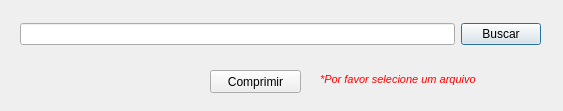
<?xml version="1.0" encoding="UTF-8"?>
<ui version="4.0">
 <class>Codificar</class>
 <widget class="QDialog" name="Codificar">
  <property name="geometry">
   <rect>
    <x>0</x>
    <y>0</y>
    <width>563</width>
    <height>111</height>
   </rect>
  </property>
  <property name="windowTitle">
   <string>Dialog</string>
  </property>
  <property name="windowIcon">
   <iconset>
    <normaloff>:/images/icon.png</normaloff>:/images/icon.png</iconset>
  </property>
  <widget class="QWidget" name="layoutWidget">
   <property name="geometry">
    <rect>
     <x>20</x>
     <y>20</y>
     <width>521</width>
     <height>29</height>
    </rect>
   </property>
   <layout class="QHBoxLayout" name="horizontalLayout">
    <item>
     <widget class="QLineEdit" name="inputFile">
      <property name="text">
       <string/>
      </property>
     </widget>
    </item>
    <item>
     <widget class="QPushButton" name="browseButton">
      <property name="text">
       <string>Buscar</string>
      </property>
     </widget>
    </item>
   </layout>
  </widget>
  <widget class="QPushButton" name="encodeButton">
   <property name="geometry">
    <rect>
     <x>210</x>
     <y>70</y>
     <width>91</width>
     <height>23</height>
    </rect>
   </property>
   <property name="text">
    <string>Comprimir</string>
   </property>
  </widget>
  <widget class="QLabel" name="warningText">
   <property name="geometry">
    <rect>
     <x>320</x>
     <y>70</y>
     <width>171</width>
     <height>20</height>
    </rect>
   </property>
   <property name="text">
    <string>&lt;!DOCTYPE HTML PUBLIC &quot;-//W3C//DTD HTML 4.0//EN&quot; &quot;http://www.w3.org/TR/REC-html40/strict.dtd&quot;&gt;
&lt;html&gt;&lt;head&gt;&lt;meta name=&quot;qrichtext&quot; content=&quot;1&quot; /&gt;&lt;style type=&quot;text/css&quot;&gt;
p, li { white-space: pre-wrap; }
&lt;/style&gt;&lt;/head&gt;&lt;body style=&quot; font-family:'MS Shell Dlg 2'; font-size:8pt; font-weight:400; font-style:normal;&quot;&gt;
&lt;p style=&quot; margin-top:0px; margin-bottom:0px; margin-left:0px; margin-right:0px; -qt-block-indent:0; text-indent:0px;&quot;&gt;&lt;span style=&quot; font-style:italic; color:#ff0000;&quot;&gt;*Por favor selecione um arquivo&lt;/span&gt;&lt;/p&gt;&lt;/body&gt;&lt;/html&gt;</string>
   </property>
  </widget>
 </widget>
 <resources/>
 <connections/>
</ui>
